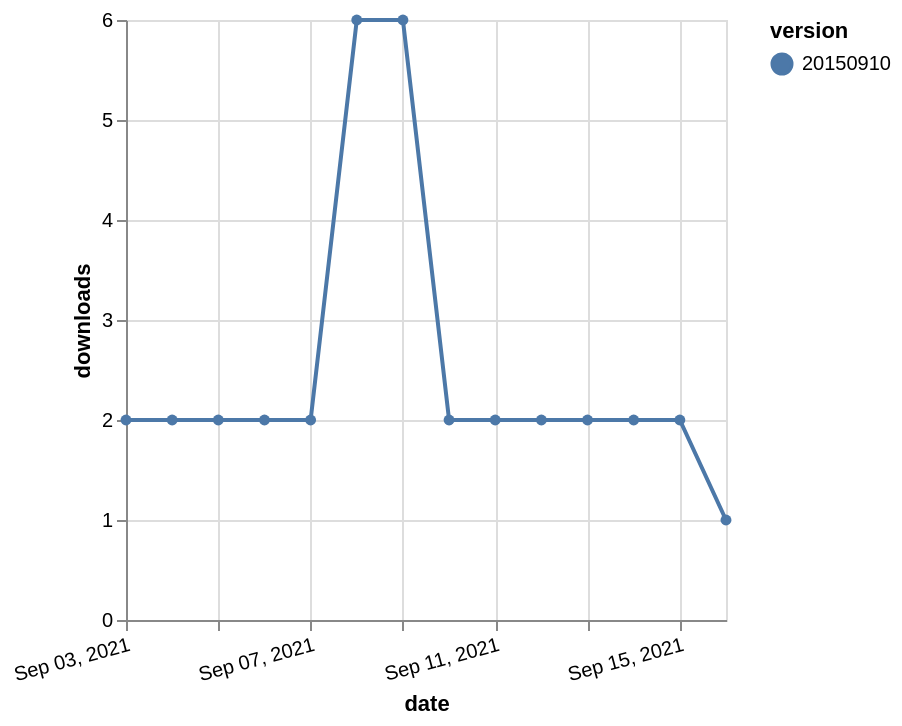

Write the Vega-Lite specification saved for this chart.
### Vega-Lite specification from a JSON file in a GitHub repository (floating-point values rounded to 4 significant figures)
{"$schema": "https://vega.github.io/schema/vega-lite/v5.json", "description": "A simple bar chart with embedded data.", "data": {"values": [{"date": "2021-09-03", "total": 2500, "delta": 2, "version": "20150910"}, {"date": "2021-09-04", "total": 2502, "delta": 2, "version": "20150910"}, {"date": "2021-09-05", "total": 2504, "delta": 2, "version": "20150910"}, {"date": "2021-09-06", "total": 2506, "delta": 2, "version": "20150910"}, {"date": "2021-09-07", "total": 2508, "delta": 2, "version": "20150910"}, {"date": "2021-09-08", "total": 2514, "delta": 6, "version": "20150910"}, {"date": "2021-09-09", "total": 2520, "delta": 6, "version": "20150910"}, {"date": "2021-09-10", "total": 2522, "delta": 2, "version": "20150910"}, {"date": "2021-09-11", "total": 2524, "delta": 2, "version": "20150910"}, {"date": "2021-09-12", "total": 2526, "delta": 2, "version": "20150910"}, {"date": "2021-09-13", "total": 2528, "delta": 2, "version": "20150910"}, {"date": "2021-09-14", "total": 2530, "delta": 2, "version": "20150910"}, {"date": "2021-09-15", "total": 2532, "delta": 2, "version": "20150910"}, {"date": "2021-09-16", "total": 2533, "delta": 1, "version": "20150910"}]}, "width": "container", "mark": {"type": "line", "point": {"filled": true}}, "encoding": {"x": {"field": "date", "type": "temporal", "timeUnit": "yearmonthdate", "title": "date", "axis": {"labelAngle": -15}}, "y": {"field": "delta", "type": "quantitative", "title": "downloads"}, "color": {"field": "version", "type": "nominal"}, "tooltip": {"field": "delta"}}}
